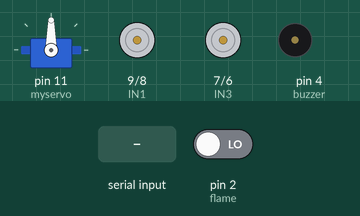
Recording of a sketch running on a simulated Arduino Uno, built with avr-gcc and run on an emulated ATmega328P. Shown: servo, motor-driver pin pairs drawn as motors (green arrow = first pin HIGH = forward, orange = second pin HIGH = backward, longer = more drive, scaled by the enable pin), buzzer (waves = sounding, pin HIGH). The inputs (shaded band) are chosen by the test bench; at power-on: pin 2 (flame) LOW.

Above: at 1.2 s.
1.3 s: "V" received over Serial
At 1.76 s:
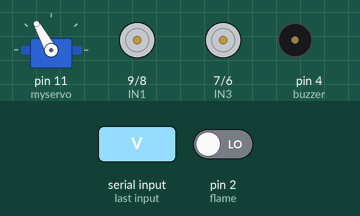
4.3 s: pin 2 (flame) driven HIGH
At 5.45 s:
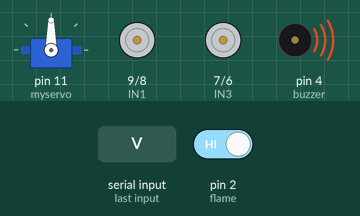
7.3 s: "F" received over Serial
At 8.0 s:
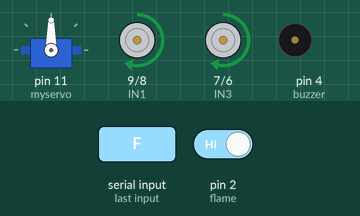
9.1 s: "B" received over Serial
At 10.3 s:
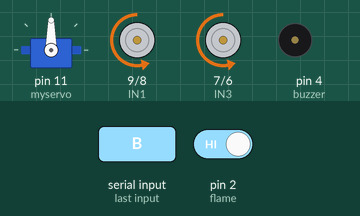
10.6 s: "R" received over Serial
At 11.4 s:
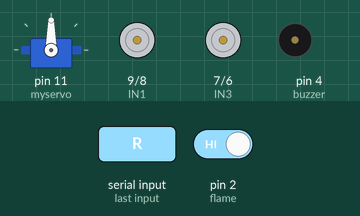
12.1 s: "L" received over Serial
Timing chart, 0 to 14.6 s (numbered marks = the images above; inputs shaded):
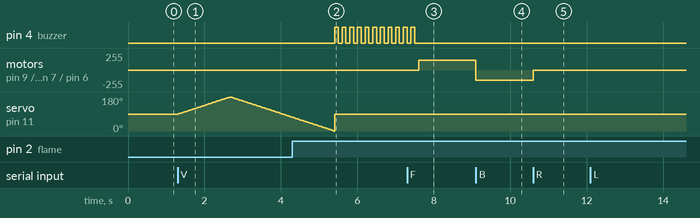

Measured:
- after the input at 1.3 s, servo on pin 11 (myservo): rises from 90° to 180° in 1.3 s, then falls to 74° in 1.6 s
- after the input at 4.3 s, pin 4 (buzzer): alternates HIGH for 0.10 s and LOW for 0.10 s, starting after 1.1 s
- after the input at 7.3 s, motor on pin 9 (IN1) / pin 8 (IN2), motor on pin 7 (IN3) / pin 6 (IN4): stopped → forward 150/255 after 0.30 s
- after the input at 9.1 s, motor on pin 9 (IN1) / pin 8 (IN2), motor on pin 7 (IN3) / pin 6 (IN4): forward 150/255 → backward 150/255 at once
- after the input at 10.6 s, motor on pin 9 (IN1) / pin 8 (IN2), motor on pin 7 (IN3) / pin 6 (IN4): backward 150/255 → stopped at once

The sketch:

CarFlameDetection.ino
```cpp
#include <Servo.h>
#define speedL 5
#define IN1 9
#define IN2 8
#define IN3 7
#define IN4 6
#define speedR 3
#define flame 2
#define buzzer 4
char Reading;
int pos , flame_detected=0 ;
Servo myservo;

void setup() {
Serial.begin(9600);
myservo.attach(11);
myservo.write(90);
for(int i=3;i<=9;i++){
  pinMode(i,OUTPUT);
  }
pinMode(flame,INPUT);
}

void forword(){
digitalWrite(IN1, HIGH);
digitalWrite(IN2, LOW);
digitalWrite(IN3, HIGH);
digitalWrite(IN4, LOW);
analogWrite(speedL, 150);
analogWrite(speedR, 150);
}
void backword(){
digitalWrite(IN1, LOW);
digitalWrite(IN2, HIGH);
digitalWrite(IN3, LOW);
digitalWrite(IN4, HIGH);
analogWrite(speedL, 150);
analogWrite(speedR, 150);
 }
void left(){
digitalWrite(IN1, LOW);
digitalWrite(IN2, LOW);
digitalWrite(IN3, HIGH);
digitalWrite(IN4, LOW);
analogWrite(speedL, 150);
analogWrite(speedR, 0);
 }
void right(){
digitalWrite(IN1, HIGH);
digitalWrite(IN2, LOW);
digitalWrite(IN3, LOW);
digitalWrite(IN4, LOW);
analogWrite(speedL, 0);
analogWrite(speedR, 150);
 }
void stopp() {
digitalWrite(speedL, LOW);
digitalWrite(speedR, LOW);
 }

void loop() {
 if (Serial.available() > 0) {
 Reading = Serial.read();
switch (Reading) {
 case 'F' : forword(); break;
 case 'B' : backword();break;
 case 'R' : right(); break;
 case 'L' : left(); break;
 case 'S' : stopp(); break;
 case 'V' : for (pos = 90; pos <= 180; pos += 1) {
 if(digitalRead(flame)==1){
  flame_detected++;
  }
 myservo.write(pos);
 delay(15);
 }
 for (pos = 180; pos >= 0; pos -= 1) {
  if(digitalRead(flame)==1){flame_detected++;}
  myservo.write(pos);
  delay(15);
 }
 myservo.write(90);
 if(flame_detected > 0){
 for(int i=0 ; i<=10 ; i++){
 digitalWrite(buzzer,1);
 delay(100);
 digitalWrite(buzzer,0);
 delay(100);
 }
flame_detected=0;
       }
     }
   }
 }
```
